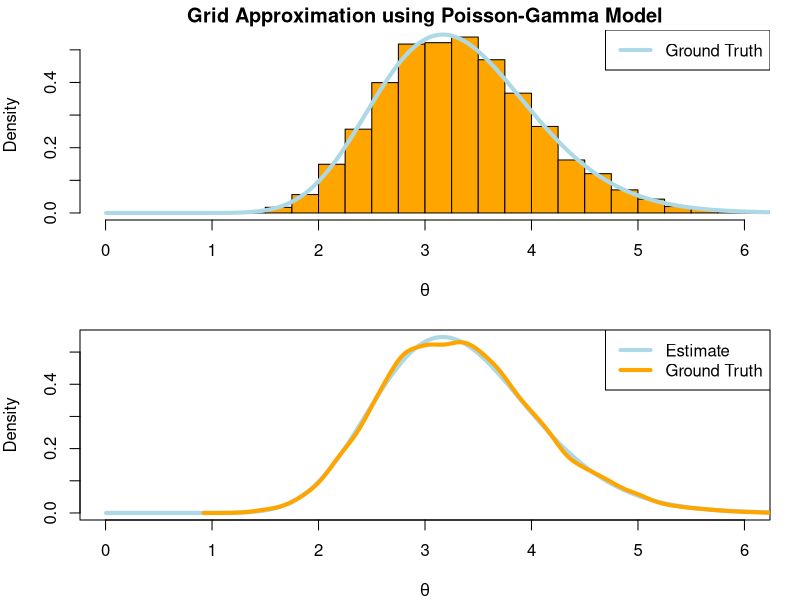
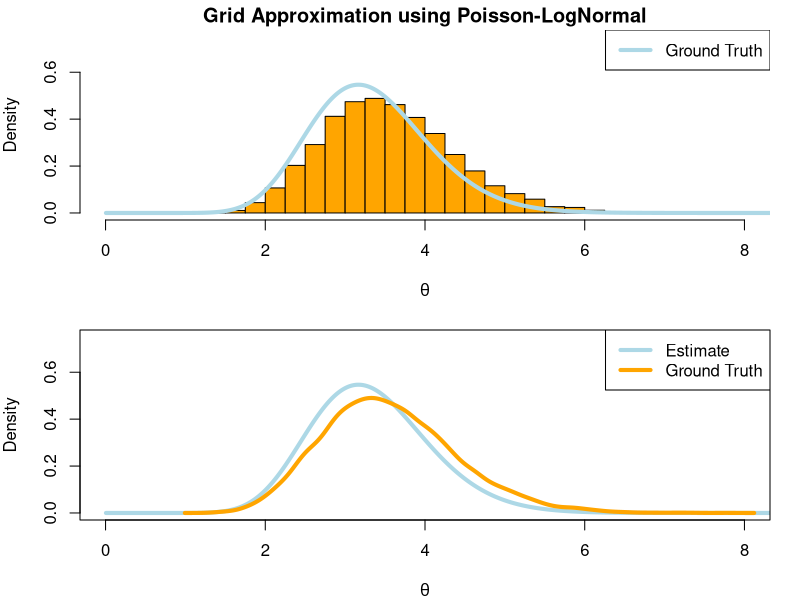
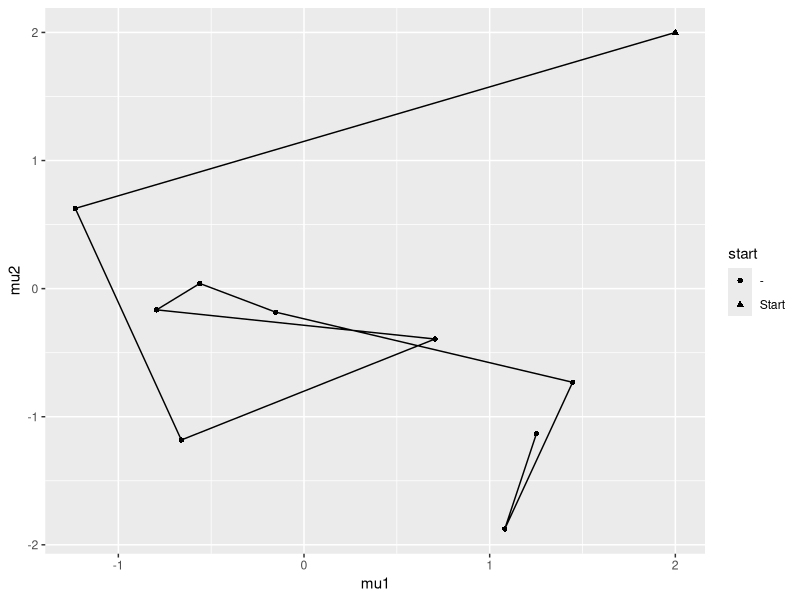
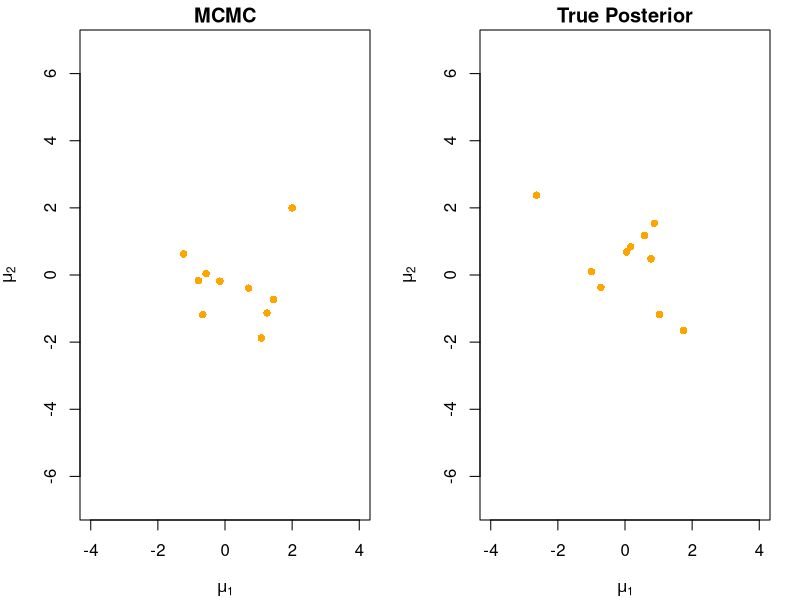

Generate these figures, in order, with R:
## ---- chunk 1
true_theta <- 3
a <- b <- 1
n <- 5
set.seed(123)

y <- rpois(n,true_theta)
#Un-normalized Posterior (numerator for gamma distribution)
q <- function(theta,y,n,alpha,beta){
  theta^(alpha + sum(y) - 1) * exp(-(n + beta)*theta)
}

#Explore theta on (0,25) --> Need a fixed range 
low_bound <- 0
high_bound <- 20
#Grid increment
i <- 0.01
grid <- seq(low_bound + i/2, high_bound - i/2,by = i)
n_sim <- 10000
grid_n <- length(grid)
grid_val <- q(grid,y,n,a,b)
#Normalize to create a proper categorical distribution
grid_norm <- grid_val/sum(grid_val)

## Simulate values
sim_idx <- sample(1:grid_n,n_sim,prob = grid_norm,replace = TRUE)

#Noise parameter
e <- runif(n_sim,-i/2,i/2)
theta_sim <- grid[sim_idx] + e

par(mfrow = c(2,1),mar = c(4,4,1.5,1.5))
## Visualize with histogram
hist(theta_sim,col = 'orange',breaks = seq(0,8,0.25), probability = TRUE,
     main = 'Grid Approximation using Poisson-Gamma Model',
     xlab = expression(theta),xlim = c(0,6))
lines(grid,dgamma(grid,a + sum(y),b + n),col = 'lightblue',lwd = 4)
legend('topright', legend = 'Ground Truth', col = 'lightblue',lwd = 4)
## Visualize with density estimate
plot(grid,dgamma(grid,a + sum(y),b + n), type = 'l',col = 'lightblue',lwd = 4, ylab = 'Density',
     xlab = expression(theta),xlim = c(0,6))
lines(density(theta_sim),col = 'orange',lwd = 4)
legend('topright', legend = c('Estimate','Ground Truth'), col = c('lightblue','orange'),lwd = 4)
## ---- chunk 2
#Approximating the distribution we generated in the previous example
q <- function(theta,y,n,mu,sigma2){
  theta^(sum(y) - 1) * exp(-n*theta-(log(theta)-mu)^2 / (2*sigma2))
}
mu <- 0
sigma2 <-1
#Explore theta on (0,25) --> Need a fixed range 
low_bound <- 0
high_bound <- 20
#Grid increment
i <- 0.01
grid <- seq(low_bound + i/2, high_bound - i/2,by = i)
grid_val <- q(grid,y,n,mu,sigma2)
grid_norm <- grid_val/sum(grid_val)

## Simulate values
sim_idx <- sample(1:grid_n,n_sim,prob = grid_norm,replace = TRUE)
#Noise parameter
e <- runif(n_sim,-i/2,i/2)
theta_sim <- grid[sim_idx] + e

## Visualize
par(mfrow = c(2,1),mar = c(4,4,1.5,1.5))
#plot 1
hist(theta_sim,col = 'orange',breaks = seq(0,8,0.25), probability = TRUE,
     main = 'Grid Approximation using Poisson-LogNormal',
     xlab = expression(theta),xlim = c(0,8),ylim = c(0,0.75))
lines(grid,dgamma(grid,a + sum(y),b + n),col = 'lightblue',lwd = 4)
legend('topright', legend = 'Ground Truth', col = 'lightblue',lwd = 4)
##plot 2
plot(grid,dgamma(grid,a + sum(y),b + n), type = 'l',col = 'lightblue',lwd = 4, ylab = 'Density',
     xlab = expression(theta),xlim = c(0,8),ylim = c(0,0.75))
lines(density(theta_sim),col = 'orange',lwd = 4)
legend('topright', legend = c('Estimate','Ground Truth'), col = c('lightblue','orange'),lwd = 4)

## ---- chunk 3
a_n <- a + sum(y)
b_n <- b + n
#True Expected Posterior
a_n/b_n
#Simulated Posterior Mean
mean(theta_sim)
## ---- chunk 4
#True Posterior variance
a_n/(b_n^2)
#Simulated Posterior variance
var(theta_sim)
## ---- chunk 5
#True Posterior
pgamma(3,a_n,b_n,lower.tail = FALSE)
#Simulated Posterior
mean(theta_sim > 3)

## ---- chunk 6
conf <- 0.05

#True 95% credible interval lower bound
qgamma(conf/2,a_n,b_n)
#Estimated 95% credible interval lower bound
quantile(theta_sim,conf/2)
## ---- chunk 7
#True 95% credible interval upper bound
qgamma(1- conf/2,a_n,b_n)
#Estimated 95% credible interval upper bound
quantile(theta_sim,1- conf/2)
## ---- chunk 8
y <- c(0,0)
rho <- -0.7
set.seed(111)
mu1_sample <- function(y, rho, mu2) rnorm(1, y[1] + rho * (mu2-y[2]), sqrt(1-rho^2))
mu2_sample <- function(y, rho, mu1) rnorm(1, y[2] + rho * (mu1-y[1]), sqrt(1-rho^2))

n_sim <- 10
mu1 <- mu2 <- numeric(n_sim)
mu1[1] <- mu2[1] <- 2
for (i in 2:n_sim){
  mu1[i] <- mu1_sample(y,rho,mu2[i-1])
  mu2[i] <- mu2_sample(y,rho,mu1[i])
}

library(ggplot2)
library(gganimate)
gibbs_df <- data.frame(mu1,mu2, iteration = 1:n_sim)
gibbs_df$start <- '-'
gibbs_df$start[1] <- "Start"
#gibbs_df$start[n_sim] <- 'End'
ggplot(gibbs_df,aes(mu1,mu2,shape = start)) + 
  geom_point() + geom_path(aes(group = 'all'))

ggplot(gibbs_df,aes(mu1,mu2)) + 
  geom_point() +
  labs(title = 'Iteration: {closest_state}') +
  transition_states(states = iteration) 
## ---- chunk 9
covar <- matrix(c(1,rho,rho,1),ncol =2)

X <- MASS::mvrnorm(n_sim,y,covar)

par(mfrow = c(1,2))
 plot(mu1, mu2, pch = 16, col = 'orange',
       xlim = c(-4,4), ylim = c(-4,4), asp = 1, xlab = expression(mu[1]), 
       ylab = expression(mu[2]),
      main = 'MCMC')
  plot(X[,1], X[,2], pch = 16, col = 'orange',
       xlim = c(-4,4), ylim = c(-4,4), asp = 1, xlab = expression(mu[1]), 
       ylab = expression(mu[2]),
       main = 'True Posterior')
